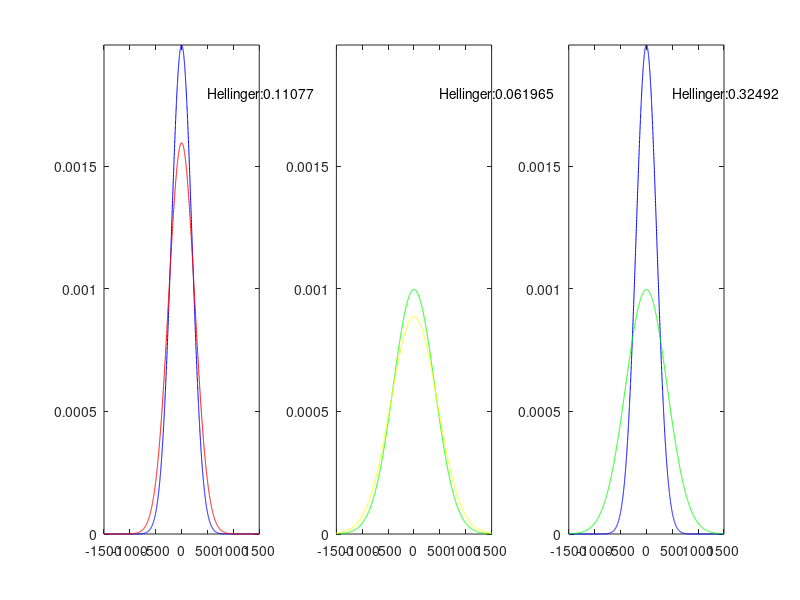

MATLAB code to generate this figure:

interval = -1500:1500;
mn = 0;
stdeviation1A = 200;
stdeviation2A = 250;
stdeviation1B = 400;
stdeviation2B = 450;

Y1A = normpdf(interval,mn,stdeviation1A);
Y2A = normpdf(interval,mn,stdeviation2A);
Y1B = normpdf(interval,mn,stdeviation1B);
Y2B = normpdf(interval,mn,stdeviation2B);

max_y = max([Y1A, Y2A, Y1B, Y2B]);

x = 500;
y = 0.9 * max_y;

figure;

subplot(1,3,1);
plot(interval,Y1A,'b');
hold on
plot(interval,Y2A,'r');
ylim([0 max_y]);
text(x,y,strcat('Hellinger:',num2str(sqrt(1 - sum( sqrt(Y1A.*Y2A) )))));

subplot(1,3,2);
plot(interval,Y1B,'g');
hold on
plot(interval,Y2B,'y');
ylim([0 max_y]);
text(x,y,strcat('Hellinger:',num2str(sqrt(1 - sum( sqrt(Y1B.*Y2B) )))));

subplot(1,3,3);
plot(interval,Y1A,'b');
hold on
plot(interval,Y1B,'g');
ylim([0 max_y]);
text(x,y,strcat('Hellinger:',num2str(sqrt(1 - sum( sqrt(Y1A.*Y1B) )))));
